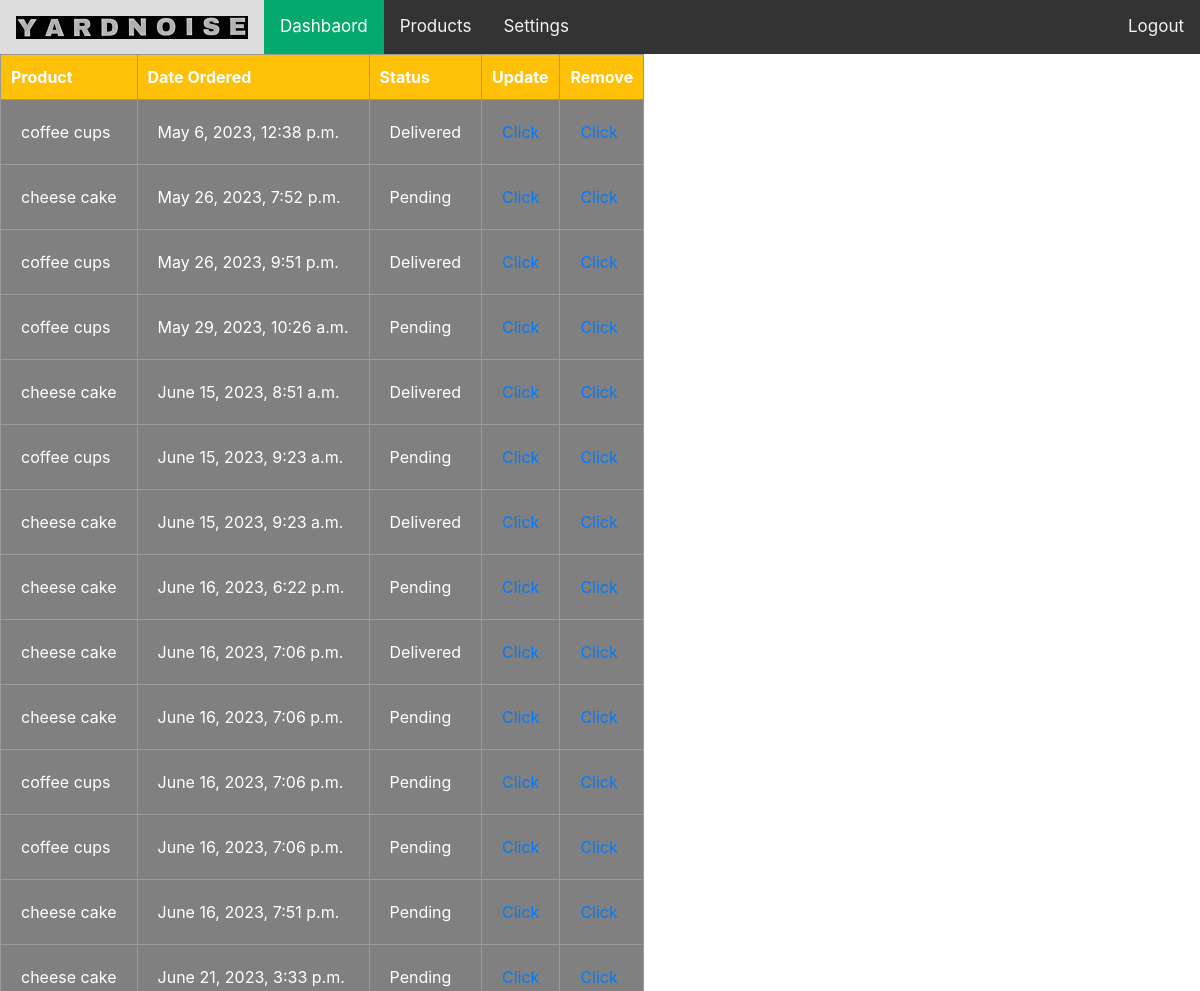
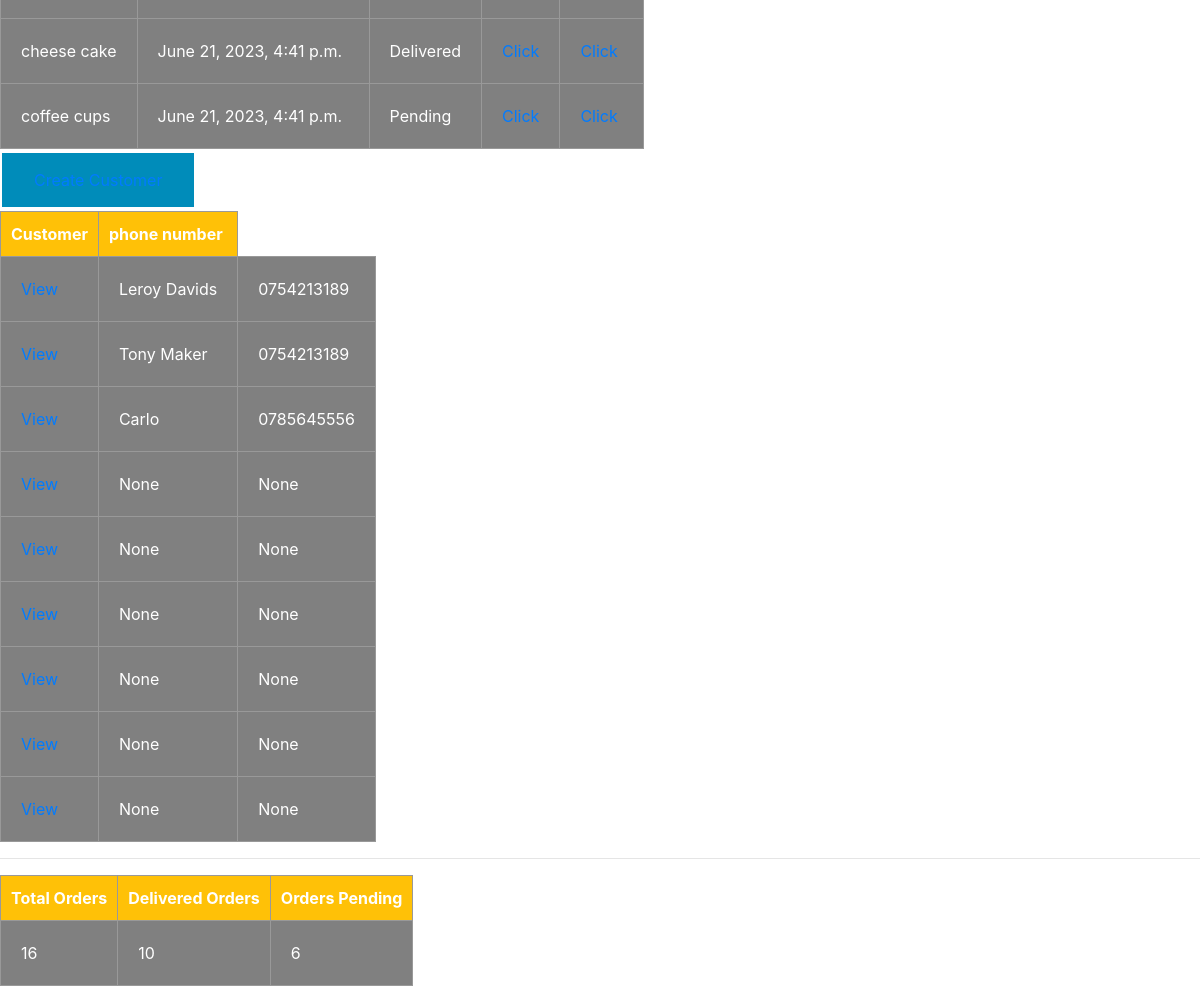
The app's page / (signed in) with its own data (2 pictures, top to bottom).
### manager/models.py (models this page shows, shortened)
class Order(models.Model):
    STATUS =(
        ('Pending','Pending'),
        ('Delivered','Delivered'),
        ('Out for delivery','Out for delivery')
    )
    customer = models.ForeignKey(Customer, null=True, on_delete=models.SET_NULL)
    status = models.CharField(max_length=250, null=True,choices=STATUS)
    date_created = models.DateTimeField(auto_now_add=True, null=True)
    product= models.ForeignKey(Product,null=True,on_delete=models.SET_NULL)

class Product(models.Model):
    CATEGORY =(('Indoor','Indoor'),
               ('Out Door','Out Door'),
               )
    tag = models.ManyToManyField(Tag)
    name = models.CharField(max_length=250,null=True)
    price = models.FloatField(max_length=250,null=True)
    category = models.CharField(max_length=250,null=True,choices=CATEGORY)
    description = models.CharField(max_length=250,null=True)
    date_created = models.DateTimeField(auto_now_add=True,null=True)

class Customer(models.Model):
    profile_pic = models.FileField(default='dijo.jpg',null=True,blank=True)
    user = models.OneToOneField(User,null=True,on_delete=models.CASCADE)
    name = models.CharField(max_length=250,null=True)
    phone = models.CharField(max_length=250,null=True)
    email = models.CharField(max_length=250,null=True)
    date_created = models.DateTimeField(auto_now_add=True, null=True)

### manager/decorators.py (the view)
    def wrapper(request,*args,**kwargs):
        group = None
        if request.user.groups.exists():
            group = request.user.groups.all()[0].name
        if group == 'customer':
            return redirect('user')
        if group == 'admin':
            return view(request,*args,**kwargs)

### manager/views.py (called while the page is built)
@login_required(login_url='login')
@admin_only
def home(request):
    customer = Customer.objects.all()
    order_pending = Order.objects.filter(status='Pending').count()
    order_delivered = Order.objects.filter(status='Delivered').count()
    order = Order.objects.all()
    total =order.count()
    context = {
        'customer': customer,
        'order_pending': order_pending,
        'order_delivered': order_delivered,
        'total':total,
        'order':order,
    }
    return render(request,'manager/dashboard.html',context)

### manager/templates/manager/dashboard.html
{% extends 'manager/main.html' %}
{% block content %}
<table>
  <tr>
    <th>Product</th>
    <th>Date Ordered</th>
    <th>Status</th>
    <th>Update</th>
    <th>Remove</th>
  </tr>
    {% for i in order %}
  <tr>
   <td>{{i.product.name}}</td>
   <td>{{i.date_created}}</td>
   <td>{{i.status}}</td>
   <td><a href="{% url 'update' i.id %}">Click</a></td>
   <td><a href="{% url 'delete' i.id %}">Click</a></td>
  </tr>
    {% endfor %}
</table>
<button class="button button2"><a href="#">Create Customer</a></button>
<table>
  <tr>
    <th>Customer</th>
    <th>phone number</th>
  </tr>
    {% for i in customer %}
  <tr>
  <td><a href="{% url 'customer' i.id %}">View</a> </td>
   <td>{{i.name}}</td>
   <td>{{i.phone}}</td>
  </tr>
    {% endfor %}
</table>
<hr>
<table>
  <tr>
    <th>Total Orders</th>
    <th>Delivered Orders</th>
    <th>Orders Pending</th>
  </tr>
  <tr>
   <td>{{total}}</td>
   <td>{{order_pending}}</td>
   <td>{{order_delivered}}</td>
  </tr>
</table>
{% endblock %}

### manager/templates/manager/main.html (shortened to what this page needs)
<!DOCTYPE html>
<html lang="en">
<head>
    {% load static %}
    <link rel="stylesheet" href="{% static 'manager/style.css' %}">
    <link rel="stylesheet" href="https://stackpath.bootstrapcdn.com/bootstrap/4.3.1/css/bootstrap.min.css">
</head>
<body>
<div class="topnav">
   <a><img src="{% static 'manager/images/log.png' %}"></a>
  <a class="active" href="{% url 'home' %}">Dashbaord</a>
  <a href="{% url 'products' %}">Products</a>
    <a href="{% url 'settings' %}">Settings</a>
    <span><a class="last" href="{% url 'logout' %}">Logout</a></span>
</div>
{% block content %}
{% endblock %}
</body>
</html>

### manager/static/manager/style.css (style rules this page uses)
.topnav { background-color: #333; overflow: hidden; }
.topnav a { float: left; color: #f2f2f2; text-align: center; padding: 14px 16px; text-decoration: none; font-size: 17px; }
.topnav a.active { background-color: #04AA6D; color: white; }
td, th { border: 1px solid #999; padding: 20px; }
td { background: gray; color: white; }
th { background: #ffc107; color: white; border-radius: 0; top: 0; padding: 10px; }
.button { border: none; color: white; padding: 15px 32px; text-align: center; text-decoration: none; display: inline-block; font-size: 16px; margin: 4px 2px; cursor: pointer; }
.button2 { background-color: #008CBA; }

### manager/templates/manager/main.html (style rules this page uses)
.last { float:right !important; }

### records on screen
Order: product.name "coffee cups", date_created "May 6, 2023, 12:38 p.m.", status "Delivered"
Order: product.name "cheese cake", date_created "May 26, 2023, 7:52 p.m.", status "Pending"
Order: product.name "coffee cups", date_created "May 26, 2023, 9:51 p.m.", status "Delivered"
Order: product.name "coffee cups", date_created "May 29, 2023, 10:26 a.m.", status "Pending"
Order: product.name "cheese cake", date_created "June 15, 2023, 8:51 a.m.", status "Delivered"
Order: product.name "coffee cups", date_created "June 15, 2023, 9:23 a.m.", status "Pending"
Order: product.name "cheese cake", date_created "June 15, 2023, 9:23 a.m.", status "Delivered"
Order: product.name "cheese cake", date_created "June 16, 2023, 6:22 p.m.", status "Pending"
Order: product.name "cheese cake", date_created "June 16, 2023, 7:06 p.m.", status "Delivered"
Order: product.name "cheese cake", date_created "June 16, 2023, 7:06 p.m.", status "Pending"
Order: product.name "coffee cups", date_created "June 16, 2023, 7:06 p.m.", status "Pending"
Order: product.name "coffee cups", date_created "June 16, 2023, 7:06 p.m.", status "Pending"
Order: product.name "cheese cake", date_created "June 16, 2023, 7:51 p.m.", status "Pending"
Order: product.name "cheese cake", date_created "June 21, 2023, 3:33 p.m.", status "Pending"
Order: product.name "cheese cake", date_created "June 21, 2023, 4:41 p.m.", status "Delivered"
Order: product.name "coffee cups", date_created "June 21, 2023, 4:41 p.m.", status "Pending"
Customer: name "Leroy Davids", phone "0754213189"
Customer: name "Tony Maker", phone "0754213189"
Customer: name "Carlo", phone "0785645556"
Customer: name "None", phone "None"
Customer: name "None", phone "None"
Customer: name "None", phone "None"
Customer: name "None", phone "None"
Customer: name "None", phone "None"
Customer: name "None", phone "None"

### other values on screen
{{ total }} "16"
{{ order_pending }} "10"
{{ order_delivered }} "6"
